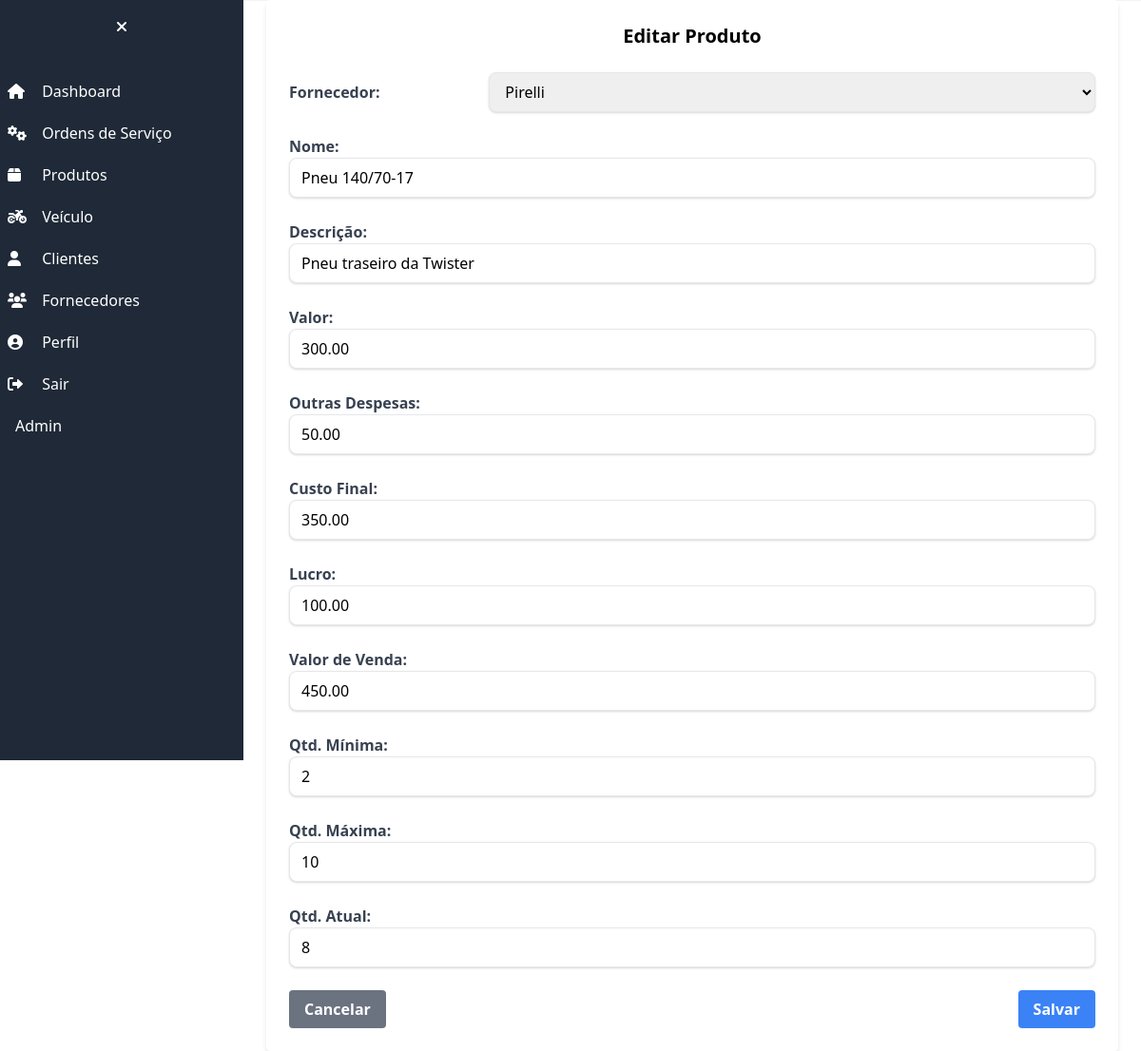
Screenshot of /produtos/produtos/1/editar/ (signed in) with the database file from the repository.
### produto/models.py (models this page shows, shortened)
class Produto(models.Model):
    fornecedor = models.ForeignKey(Fornecedor, on_delete=models.CASCADE, verbose_name='Fornecedor')
    nome = models.CharField(max_length=255)
    descricao = models.TextField()
    valor = models.DecimalField(max_digits=10, decimal_places=2)
    outras_despesas = models.DecimalField(max_digits=10, decimal_places=2, default=0.00)
    custo_final = models.DecimalField(max_digits=10, decimal_places=2)
    lucro = models.DecimalField(max_digits=10, decimal_places=2)
    valor_venda = models.DecimalField(max_digits=10, decimal_places=2)
    qtd_minima = models.IntegerField()
    qtd_maxima = models.IntegerField()
    qtd_atual = models.IntegerField()

### fornecedor/models.py (models this page shows, shortened)
class Fornecedor(models.Model):
    nome = models.CharField('NOME', max_length=255)
    cpf_cnpj = models.CharField('CPF/CNPJ', max_length=18, validators=[validate_cpf_cnpj])
    telefone = models.CharField('TELEFONE 1', max_length=20, validators=[validate_phone])
    telefone2 = models.CharField('TELEFONE 2', max_length=20, validators=[validate_phone], blank=True)
    email = models.EmailField('EMAIL', blank=True)
    endereco_cep = models.CharField('CEP', max_length=10, blank=True)
    endereco_logradouro = models.CharField('ENDEREÇO', max_length=255, blank=True)
    endereco_numero = models.CharField('NÚMERO', max_length=10, blank=True)
    endereco_bairro = models.CharField('BAIRRO', max_length=255, blank=True)
    endereco_cidade = models.CharField('CIDADE', max_length=255, blank=True)
    endereco_estado = models.CharField('ESTADO', max_length=2, choices=ESTADOS_CHOICES, blank=True)
    endereco_complemento = models.CharField('COMPLEMENTO', max_length=255, blank=True)
    observacao = models.TextField('OBSERVAÇÕES', blank=True)
    criado_em = models.DateTimeField('CRIADO EM', auto_now_add=True)
    class Meta:
        verbose_name = 'Fornecedor'
        verbose_name_plural = 'Fornecedores'

### produto/views.py (the view, shortened to what this page needs)
# urls.py: path('produtos/<int:pk>/editar/', ProdutoUpdateView.as_view(), name='produto_edit'),
class ProdutoUpdateView(UpdateView):
    model = Produto
    form_class = ProdutoForm
    template_name = "produto_edit.html"
    success_url = reverse_lazy("produto_list")
    def get_context_data(self, **kwargs):
        context = super().get_context_data(**kwargs)
        context["fornecedores"] = Fornecedor.objects.all()
        context["produto"] = self.object
        return context

### produto/forms.py
class ProdutoForm(forms.ModelForm):
    class Meta:
        model = Produto
        fields = '__all__'

### produto/templates/produto_edit.html (shortened to what this page needs)
{% extends 'base.html' %}
{% block content %}
<div class="w-full max-w-4xl bg-white mx-auto rounded shadow-md p-6">
    <h2 class="text-xl font-bold mb-6 text-center">Editar Produto</h2>
    <form method="POST">
      <div class="grid grid-cols-1 gap-6">
        <div class="flex items-center">
          <label for="fornecedor" class="w-1/3 font-bold text-gray-700">Fornecedor:</label>
          <select id="fornecedor" name="fornecedor" class="w-full py-2 px-3 border rounded-lg shadow focus:outline-none focus:ring">
            {% for fornecedor in fornecedores %}
                <option value="{{ fornecedor.id }}"{% if fornecedor.id == produto.fornecedor.id %}selected{% endif %}>
                  {{ fornecedor.nome }}
                </option>
            {% endfor %}
          </select>
        </div>
        <div>
          <label class="block font-bold text-gray-700">Nome:</label>
          <input type="text" name="nome" value="{{ produto.nome }}" class="w-full py-2 px-3 border rounded-lg shadow focus:outline-none focus:ring-2 focus:ring-blue-500" />
        </div>
        <div>
          <label class="block font-bold text-gray-700">Descrição:</label>
          <input type="text" name="descricao" value="{{ produto.descricao }}" class="w-full py-2 px-3 border rounded-lg shadow focus:outline-none focus:ring-2 focus:ring-blue-500" />
        </div>
        <div>
          <label class="block font-bold text-gray-700">Valor:</label>
          <input step="0.01" name="valor" id="valor" value="{{ produto.valor }}" class="w-full py-2 px-3 border rounded-lg shadow focus:outline-none focus:ring-2 focus:ring-blue-500" />
        </div>
        <div>
          <label class="block font-bold text-gray-700">Outras Despesas:</label>
          <input step="0.01" name="outras_despesas" id="outras_despesas" value="{{ produto.outras_despesas }}" class="w-full py-2 px-3 border rounded-lg shadow focus:outline-none focus:ring-2 focus:ring-blue-500" />
        </div>
        <div>
          <label class="block font-bold text-gray-700">Custo Final:</label>
          <input step="0.01" name="custo_final" id="custo_final" value="{{ produto.custo_final }}" class="w-full py-2 px-3 border rounded-lg shadow focus:outline-none focus:ring-2 focus:ring-blue-500" />
        </div>
        <div>
          <label class="block font-bold text-gray-700">Lucro:</label>
          <input step="0.01" name="lucro" id="lucro" value="{{ produto.lucro }}" class="w-full py-2 px-3 border rounded-lg shadow focus:outline-none focus:ring-2 focus:ring-blue-500" />
        </div>
        <div>
          <label class="block font-bold text-gray-700">Valor de Venda:</label>
          <input step="0.01" name="valor_venda" id="valor_venda" value="{{ produto.valor_venda }}" class="w-full py-2 px-3 border rounded-lg shadow focus:outline-none focus:ring-2 focus:ring-blue-500" />
        </div>
        <div>
          <label class="block font-bold text-gray-700">Qtd. Mínima:</label>
          <input type="number" name="qtd_minima" value="{{ produto.qtd_minima }}" class="w-full py-2 px-3 border rounded-lg shadow focus:outline-none focus:ring-2 focus:ring-blue-500" />
        </div>
        <div>
          <label class="block font-bold text-gray-700">Qtd. Máxima:</label>
          <input type="number" name="qtd_maxima" value="{{ produto.qtd_maxima }}" class="w-full py-2 px-3 border rounded-lg shadow focus:outline-none focus:ring-2 focus:ring-blue-500" />
        </div>
        <div>
          <label class="block font-bold text-gray-700">Qtd. Atual:</label>
          <input type="number" name="qtd_atual" value="{{ produto.qtd_atual }}" class="w-full py-2 px-3 border rounded-lg shadow focus:outline-none focus:ring-2 focus:ring-blue-500" />
        </div>
      </div>
      <div class="mt-6 flex justify-between">
        <a href="/produtos/" class="bg-gray-500 hover:bg-gray-600 text-white font-bold py-2 px-4 rounded focus:outline-none focus:shadow-outline">Cancelar</a>
        <button type="submit" class="bg-blue-500 hover:bg-blue-600 text-white font-bold py-2 px-4 rounded focus:outline-none focus:shadow-outline">Salvar</button>
      </div>
    </form>
  </div>
{% endblock %}

### rows the page displays
Produto: fornecedor "Pirelli", nome "Pneu 140/70-17", descricao "Pneu traseiro da Twister", valor "300.00", outras_despesas "50.00", custo_final "350.00", lucro "100.00", valor_venda "450.00", qtd_minima "2", qtd_maxima "10", qtd_atual "8"
